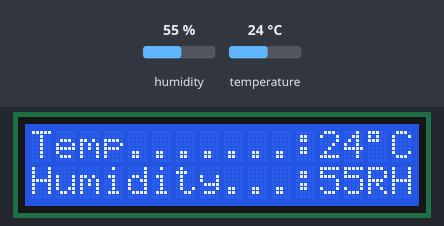
A sketch run on a simulated Arduino Uno, built with avr-gcc and run on an emulated ATmega328P. On the bench: 16×2 character LCD. The inputs (shaded band) are chosen by the test bench; at power-on: humidity 55 %, temperature 24 °C.

Above: at 1.2 s.
1.3 s: humidity set to 22 %
At 7.1 s:
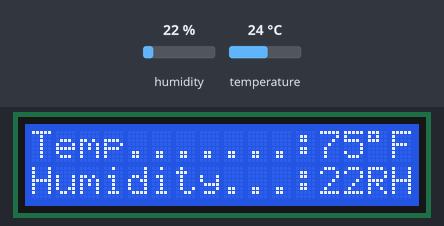
9.6 s: temperature set to 12 °C
At 12.8 s:
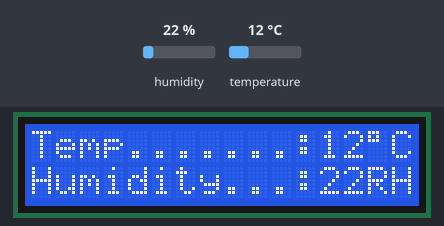
15.7 s: humidity set to 40 %
At 17.2 s:
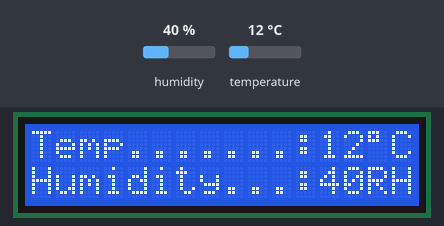
20.7 s: temperature set to 19 °C
At 24.6 s:
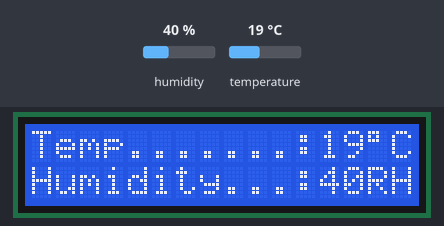
Timing chart, 0 to 26.1 s (numbered marks = the images above; inputs shaded):
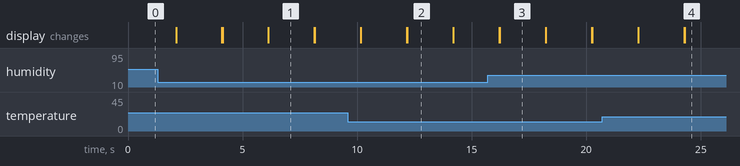

Measured:
- what the display in image 1 shows lasts 2.0 s, from 6.1 s to 8.1 s

The sketch:

Temperature_Sensor_and_LCD.ino
```cpp
#include "DHT.h"
#define DHTPIN 7
#define DHTTYPE DHT11
DHT dht(DHTPIN, DHTTYPE);

#include <LiquidCrystal.h>
byte degree[8] = {
  // Array of bytes
  B11100,  // B stands for binary formatter and the 5 numbers are the pixels
  B10100,
  B11100,
  B00000,
  B00000,
  B00000,
  B00000,
  B00000,
};

// Creates an LC object. Parameters: (rs, enable, d4, d5, d6, d7)
const int rs = 12, en = 11, d4 = 5, d5 = 4, d6 = 3, d7 = 2;
LiquidCrystal lcd(rs, en, d4, d5, d6, d7);

void setup() {
  Serial.begin(9600);

  dht.begin();

  lcd.begin(16, 2);  // Initializes the interface to the LCD screen, and specifies the dimensions(width and height) of the display

  lcd.createChar(1, degree);  // Create a custom character for use on the LCD. Up to eight characters of 5x8 pixels are supported
}

void loop() {
  int h = dht.readHumidity();
  // Read temperature as Celsius (the default)
  int t = dht.readTemperature();
  // Read temperature as Fahrenheit (isFahrenheit = true)
  int f = dht.readTemperature(true);

  lcd.setCursor(0, 0);
  lcd.print("Temp.......:");
  lcd.print(t);
  lcd.write(1);
  lcd.print("C");
  lcd.setCursor(0, 1);
  lcd.print("Humidity...:");
  lcd.print(h);
  lcd.print("RH");
  delay(2000);  // 2 second delay

  lcd.setCursor(0, 0);
  lcd.print("Temp.......:");
  lcd.print(f);
  lcd.write(1);
  lcd.print("F");
  lcd.setCursor(0, 1);
  lcd.print("Humidity...:");
  lcd.print(h);
  lcd.print("RH");
  delay(2000);  // 2 second delay

  lcd.clear();  // Write a character to the LCD
}
```
